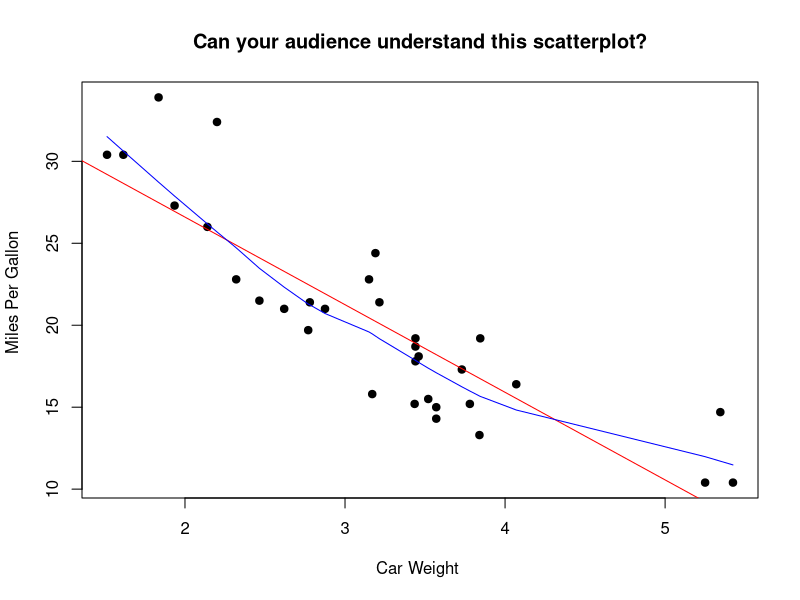
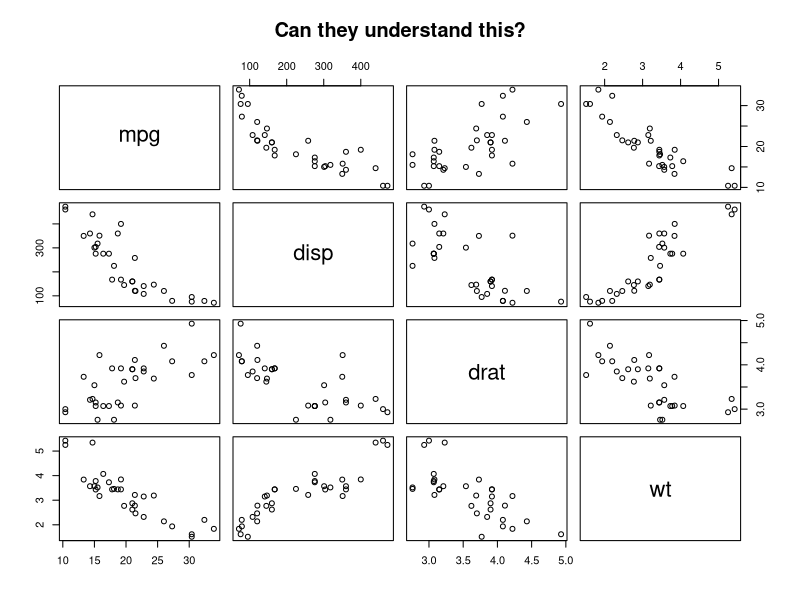

Reproduce these figures in R, in order.
## ---- chunk 1
setwd("/Users/anitaowens/Documents/R")
setwd("/Users/anitaowens/Documents/R/Personal Project")

## ---- chunk 2
library(ggplot2)
## ---- chunk 3

data("mtcars")
# Simple Scatterplot
attach(mtcars)
plot(wt, mpg, main="Can your audience understand this scatterplot?", 
  	xlab="Car Weight ", ylab="Miles Per Gallon ", pch=19)

#add fitlines
abline(lm(mpg~wt), col="red") # regression line (y~x) 
lines(lowess(wt,mpg), col="blue") # lowess line (x,y)
## ---- chunk 4
library(lattice)
# Basic Scatterplot Matrix
pairs(~mpg+disp+drat+wt,data=mtcars, 
   main="Can they understand this?")
## ---- chunk 5
nyc<-read.csv("New_York_City_Leading_Causes_of_Death.csv")
names(nyc)
nrow(nyc)
summary(nyc)
